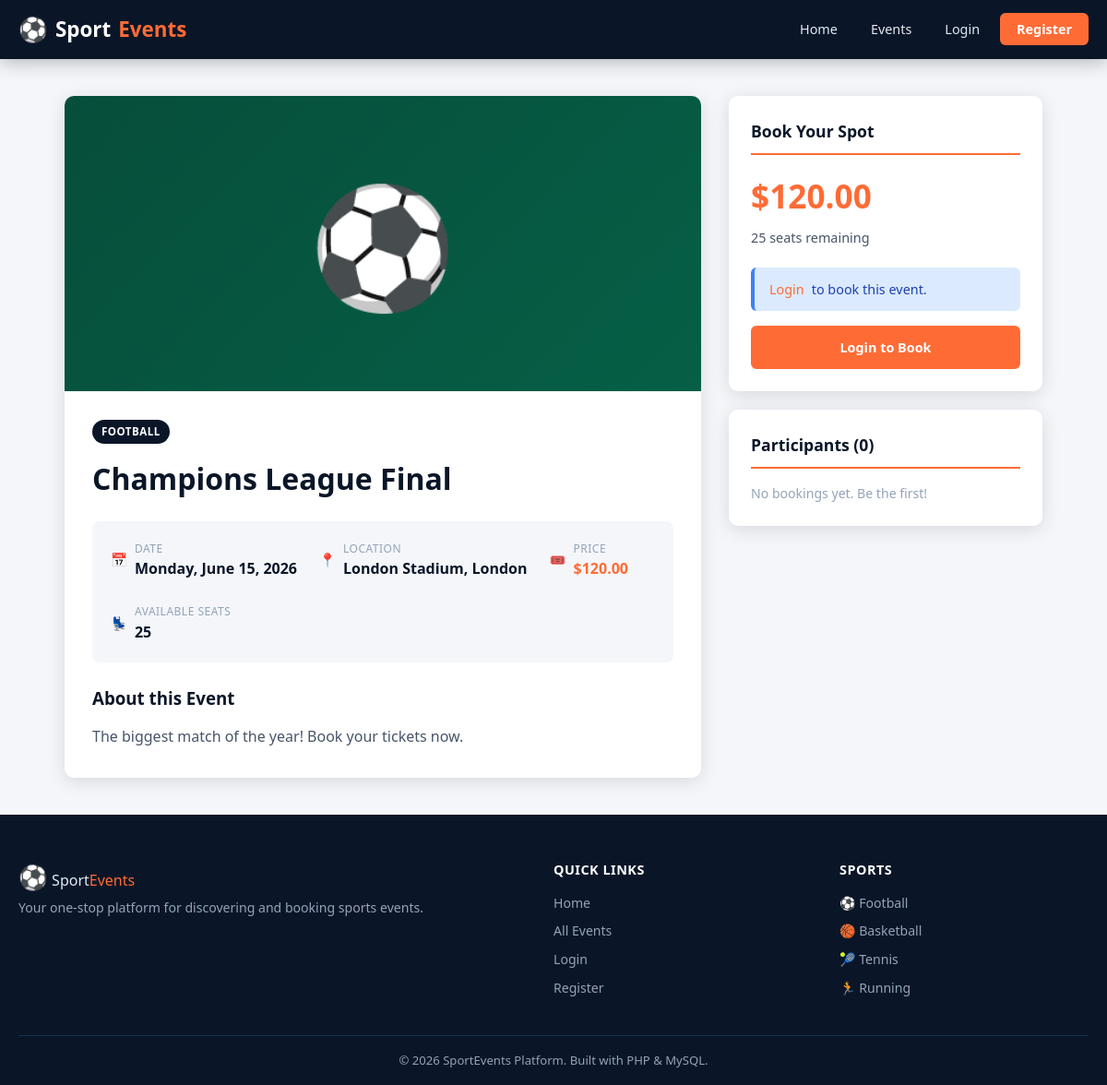
The page /pages/event_details.php?id=1 on the database its author committed.
### tables this page shows
CREATE TABLE IF NOT EXISTS `events` (
    `id`              INT AUTO_INCREMENT PRIMARY KEY,
    `title`           VARCHAR(200) NOT NULL,
    `sport_type`      VARCHAR(100) NOT NULL,
    `date`            DATE NOT NULL,
    `location`        VARCHAR(200) NOT NULL,
    `price`           DECIMAL(10,2) NOT NULL DEFAULT 0.00,
    `available_seats` INT NOT NULL DEFAULT 0,
    `description`     TEXT,
    `image_url`       VARCHAR(500),
    `created_at`      TIMESTAMP DEFAULT CURRENT_TIMESTAMP
);

### pages/event_details.php (the view, shortened to what this page needs)
<?php
require_once __DIR__ . '/../includes/header.php';
require_once __DIR__ . '/../config/db.php';
$id = filter_input(INPUT_GET, 'id', FILTER_VALIDATE_INT);
$stmt = $pdo->prepare("SELECT * FROM events WHERE id = ?");
$stmt->execute([$id]);
$event = $stmt->fetch();
$pStmt = $pdo->prepare(
    "SELECT u.username FROM bookings b
     JOIN users u ON b.user_id = u.id
     WHERE b.event_id = ?
     ORDER BY b.booked_at ASC"
);
$pStmt->execute([$id]);
$participants = $pStmt->fetchAll();
function sportClass(string $t): string {
    return match(strtolower($t)) {
        'football'   => 'sport-football',
        'basketball' => 'sport-basketball',
        'tennis'     => 'sport-tennis',
        'running'    => 'sport-running',
        'marathon'   => 'sport-marathon',
        default      => 'sport-default',
    };
}
function sportEmoji(string $t): string {
    return match(strtolower($t)) {
        'football'   => '⚽',
        'basketball' => '🏀',
        'tennis'     => '🎾',
        'running'    => '🏃',
        'marathon'   => '🏃‍♂️',
        default      => '🏆',
    };
}
?>
<div class="event-detail-layout">
    <div class="event-detail-main">
        <div class="event-detail-hero <?= sportClass($event['sport_type']) ?>">
            <?= sportEmoji($event['sport_type']) ?>
        </div>
        <div class="event-detail-body">
            <span class="sport-badge" style="position:static;display:inline-block;margin-bottom:12px;background:var(--navy);">
                <?= htmlspecialchars($event['sport_type']) ?>
            </span>
            <h1><?= htmlspecialchars($event['title']) ?></h1>
            <div class="detail-meta-row">
                <div class="detail-meta-item">
                    <span>📅</span>
                    <div>
                        <div style="font-size:.75rem;color:var(--gray-400);text-transform:uppercase;letter-spacing:.5px;">Date</div>
                        <strong><?= date('l, F j, Y', strtotime($event['date'])) ?></strong>
                    </div>
                </div>
                <div class="detail-meta-item">
                    <span>📍</span>
                    <div>
                        <div style="font-size:.75rem;color:var(--gray-400);text-transform:uppercase;letter-spacing:.5px;">Location</div>
                        <strong><?= htmlspecialchars($event['location']) ?></strong>
                    </div>
                </div>
                <div class="detail-meta-item">
                    <span>🎟️</span>
                    <div>
                        <div style="font-size:.75rem;color:var(--gray-400);text-transform:uppercase;letter-spacing:.5px;">Price</div>
                        <strong style="color:var(--orange);">$<?= number_format($event['price'], 2) ?></strong>
                    </div>
                </div>
                <div class="detail-meta-item">
                    <span>💺</span>
                    <div>
                        <div style="font-size:.75rem;color:var(--gray-400);text-transform:uppercase;letter-spacing:.5px;">Available Seats</div>
                        <strong class="<?= $event['available_seats'] < 10 ? 'event-seats low' : '' ?>"><?= $event['available_seats'] ?></strong>
                    </div>
                </div>
            </div>
            <h3 style="margin-bottom:12px;color:var(--navy);">About this Event</h3>
            <p style="color:var(--gray-600);line-height:1.8;">
                <?= nl2br(htmlspecialchars($event['description'] ?? 'No description provided.')) ?>
            </p>
        </div>
    </div>
    <div class="event-sidebar">
        <div class="sidebar-card">
            <h3>Book Your Spot</h3>
            <div class="price-display">$<?= number_format($event['price'], 2) ?></div>
            <div class="seats-display">
                <?php if ($event['available_seats'] > 0): ?>
                    <?= $event['available_seats'] ?> seats remaining
                <?php else: ?>
                    <span style="color:var(--danger);font-weight:700;">Sold Out</span>
                <?php endif; ?>
            </div>
            <div style="margin-top:20px;">
                <?php if (!isset($_SESSION['user_id'])): ?>
                    <div class="alert alert-info">
                        <a href="/sport_event/pages/login.php">Login</a> to book this event.
                    </div>
                    <a href="/sport_event/pages/login.php" class="btn btn-primary btn-full">Login to Book</a>
                <?php elseif ($event['available_seats'] <= 0): ?>
                    <button class="btn btn-danger btn-full" disabled>Sold Out</button>
                <?php endif; ?>
            </div>
        </div>
        <div class="sidebar-card">
            <h3>Participants (<?= count($participants) ?>)</h3>
            <?php if (empty($participants)): ?>
                <p style="color:var(--gray-400);font-size:.88rem;">No bookings yet. Be the first!</p>
            <?php endif; ?>
        </div>
    </div>
</div>
<?php require_once __DIR__ . '/../includes/footer.php'; ?>

### assets/style.css (style rules this page uses)
:root { --navy: #0a1628; --navy-light: #112240; --navy-mid: #1a2f4e; --orange: #ff6b35; --orange-dark:#e05520; --white: #ffffff; --gray-100: #f4f6fa; --gray-200: #e2e8f0; --gray-400: #94a3b8; --gray-600: #475569; --gray-800: #1e293b; --success: #22c55e; --danger: #ef4444; --radius: 10px; --shadow: 0 4px 20px rgba(0,0,0,.12); --shadow-lg: 0 8px 40px rgba(0,0,0,.18); --transition: .25s ease; }
*, *::before, *::after { box-sizing: border-box; margin: 0; padding: 0; }
html { scroll-behavior: smooth; }
body { font-family: 'Segoe UI', system-ui, -apple-system, sans-serif; background: var(--gray-100); color: var(--gray-800); line-height: 1.6; min-height: 100vh; display: flex; flex-direction: column; }
a { color: var(--orange); text-decoration: none; }
.btn { display: inline-block; padding: 10px 22px; border-radius: 6px; font-size: 0.9rem; font-weight: 600; cursor: pointer; border: 2px solid transparent; transition: background var(--transition), transform var(--transition), box-shadow var(--transition); text-align: center; }
.btn-primary { background: var(--orange); color: var(--white); border-color: var(--orange); }
.btn-full { width: 100%; display: block; }
.sport-football { background: linear-gradient(135deg, #064e3b, #065f46); }
.sport-badge { position: absolute; top: 12px; left: 12px; background: rgba(0,0,0,.5); color: var(--white); font-size: 0.72rem; font-weight: 700; padding: 4px 10px; border-radius: 20px; text-transform: uppercase; letter-spacing: .5px; backdrop-filter: blur(4px); }
.event-detail-layout { display: grid; grid-template-columns: 1fr 340px; gap: 30px; max-width: 1100px; margin: 40px auto; padding: 0 20px; }
.event-detail-main { background: var(--white); border-radius: var(--radius); overflow: hidden; box-shadow: var(--shadow); }
.event-detail-hero { height: 320px; display: flex; align-items: center; justify-content: center; font-size: 8rem; }
.event-detail-body { padding: 30px; }
.event-detail-body h1 { font-size: 2rem; color: var(--navy); margin-bottom: 20px; }
.detail-meta-row { display: flex; gap: 24px; flex-wrap: wrap; margin-bottom: 24px; padding: 20px; background: var(--gray-100); border-radius: 8px; }
.detail-meta-item { display: flex; align-items: center; gap: 8px; font-size: 0.9rem; color: var(--gray-600); }
.detail-meta-item strong { color: var(--navy); font-size: 1rem; }
.event-sidebar { display: flex; flex-direction: column; gap: 20px; }
.sidebar-card { background: var(--white); border-radius: var(--radius); padding: 24px; box-shadow: var(--shadow); }
.sidebar-card h3 { font-size: 1.1rem; color: var(--navy); margin-bottom: 16px; border-bottom: 2px solid var(--orange); padding-bottom: 10px; }
.price-display { font-size: 2.2rem; font-weight: 800; color: var(--orange); }
.seats-display { color: var(--gray-600); font-size: 0.9rem; margin-top: 6px; }
.alert { padding: 12px 16px; border-radius: 6px; font-size: 0.9rem; margin-bottom: 16px; display: flex; align-items: center; gap: 8px; }
.alert-info { background: #dbeafe; color: #1e40af; border-left: 4px solid #3b82f6; }

### rows shown on the page
events: sport_type "⚽", sport_type "FOOTBALL", title "Champions League Final", date "Monday, June 15, 2026", location "London Stadium, London", price "120.00", available_seats "25", description "The biggest match of the year! Book your tickets now."

### other values the page prints
count($participants) "0"
